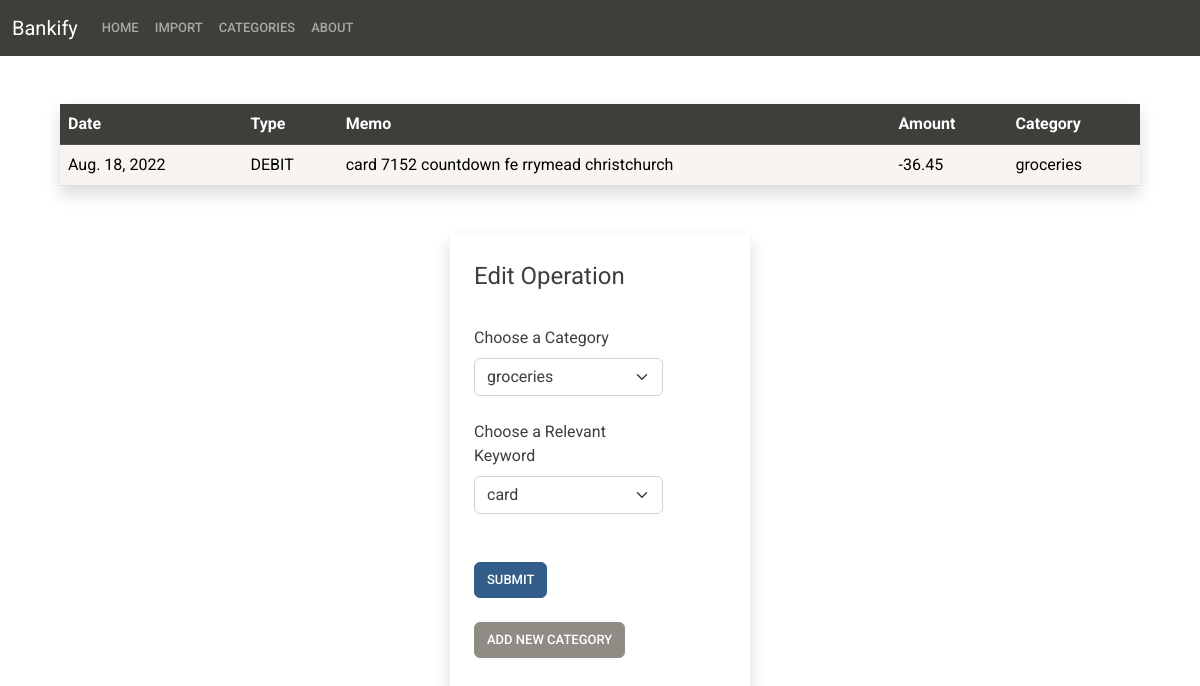
Page /2022081802 on the committed database.
### main/models.py (models this page shows, shortened)
class Operations(models.Model):
    date = models.DateField()
    type = models.CharField(max_length=10)
    uniqueid = models.IntegerField(unique=True)
    memo = models.CharField(max_length=200)
    amount = models.FloatField()
    category = models.CharField(max_length=200)

### main/views.py (the view)
# urls.py: path("<int:id>", views.operation, name="operation"),
def operation(request, id):
    operation = Operations.objects.get(uniqueid=id)
    keyword_memo = operation.memo.split()
    if request.method == 'POST':
        print(request.POST)
        form = NewCategoryForm(request.POST)
        if form.is_valid():
            new_category = Categories(name = form.cleaned_data['name'])
            new_category.save()
            return render(request, 'main/operation.html', {
                'operation':operation,
                'categories': Categories.objects.all(),
                'keyword_memo': keyword_memo,
                'form': NewCategoryForm,
                'succes': True
                })
    else:
        form = NewCategoryForm()
    return render(request, 'main/operation.html', {
        'operation':operation,
        'categories': Categories.objects.all(),
        'keyword_memo': keyword_memo,
        'form': NewCategoryForm()
        })

### main/forms.py
class NewCategoryForm(forms.ModelForm):
    class Meta:
        model = Categories
        fields = ['name']
        widgets = {
            'name': forms.TextInput
        }

### main/templates/main/operation.html (shortened to what this page needs)
{% extends 'main/base.html' %}
{% block menu_navbar %}
<ul class="navbar-nav me-auto">
    <li class="nav-item">
      <a class="nav-link" href={% url 'index' %}>Home</a>
    </li>
    <li class="nav-item">
      <a class="nav-link" href={% url 'importcsv'%}>Import</a>
    </li>
    <li class="nav-item">
      <a class="nav-link" href={%url 'categories'%}>Categories</a>
    </li>
    <li class="nav-item">
      <a class="nav-link" href="#">About</a>
    </li>
</ul>
{%endblock menu_navbar%}
{% block content %}
<div class="container-fluid mt-5 w-auto ms-5 me-5" >
    <table class="table table-hover shadow">
        <thead>
            <tr class="table-dark">
                <th scope="col">Date</th>
                <th scope="col">Type</th>
                <th scope="col">Memo</th>
                <th scope="col">Amount</th>
                <th scope="col">Category</th>
            </tr>
        </thead>
        <tbody>
             <tr class="table-light">
                    <td>{{ operation.date }}</td>
                    <td>{{ operation.type }}</td>
                    <td>{{ operation.memo }}</td>
                    <td>{{ operation.amount }}</td>
                    <td>{{ operation.category }}</td>
             </tr>
        </tbody>
    </table>
</div>
<div class="container-fluid shadow mt-5 w-25 p-4" >
  <form method ="POST" action={% url 'operation' operation.uniqueid %}>
    <fieldset class="w-75">
      <legend>Edit Operation</legend>
      <div class="form-group " >
        <label for="selectcategory" class="form-label mt-4">Choose a Category</label>
        <select required class="form-select" id="selectcategory">
          {% for category in categories %}
            <option>{{ category.name }}</option>
          {% endfor %}
        </select>
      </div>
      <div class="form-group">
        <label for="selectkeyword" class="form-label mt-4">Choose a Relevant Keyword</label>
        <select class="form-select" id="selectkeyword">
          {% for keyword in keyword_memo %}
            <option>{{ keyword }}</option>
          {% endfor %}
        </select>
      </div>
      <button type="submit" class="btn btn-primary mt-5 mb-3">Submit</button>
      </fieldset>
  </form>
  <div class="mb-5">
    <button type="submit" class="btn btn-secondary mt-2"  data-bs-toggle="modal" data-bs-target="#modaladdcat">Add New Category</button>
  </div>
</div>
{% endblock content %}

### rows in the picture
Operations: date "Aug. 18, 2022", type "DEBIT", memo "card 7152 countdown fe rrymead christchurch", amount "-36.45", category "groceries"

### other values in the picture
form field value "groceries"
form field value "card"
